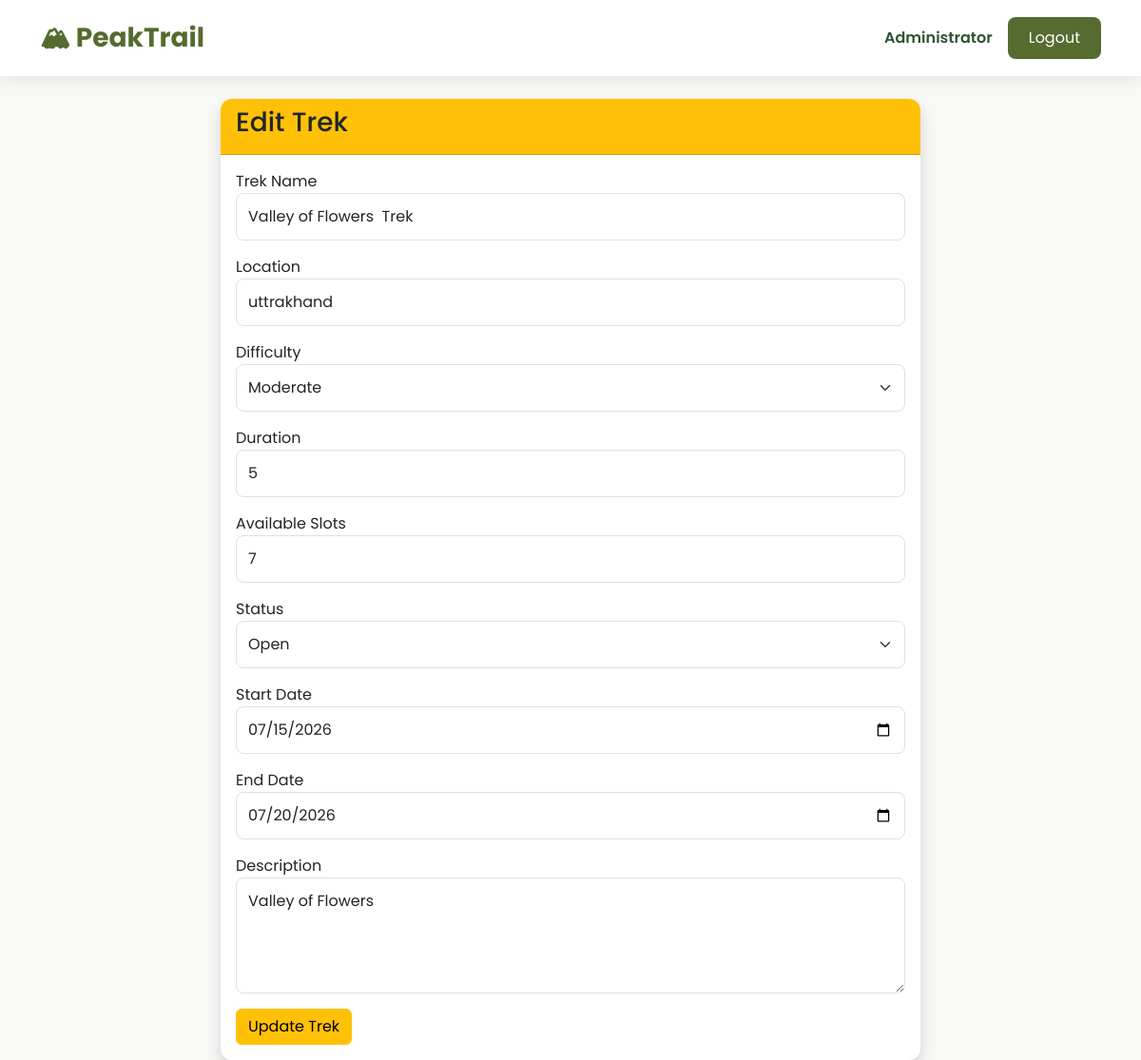
/admin/edit-trek/1 (signed in), run on an earlier commit of the app's database.
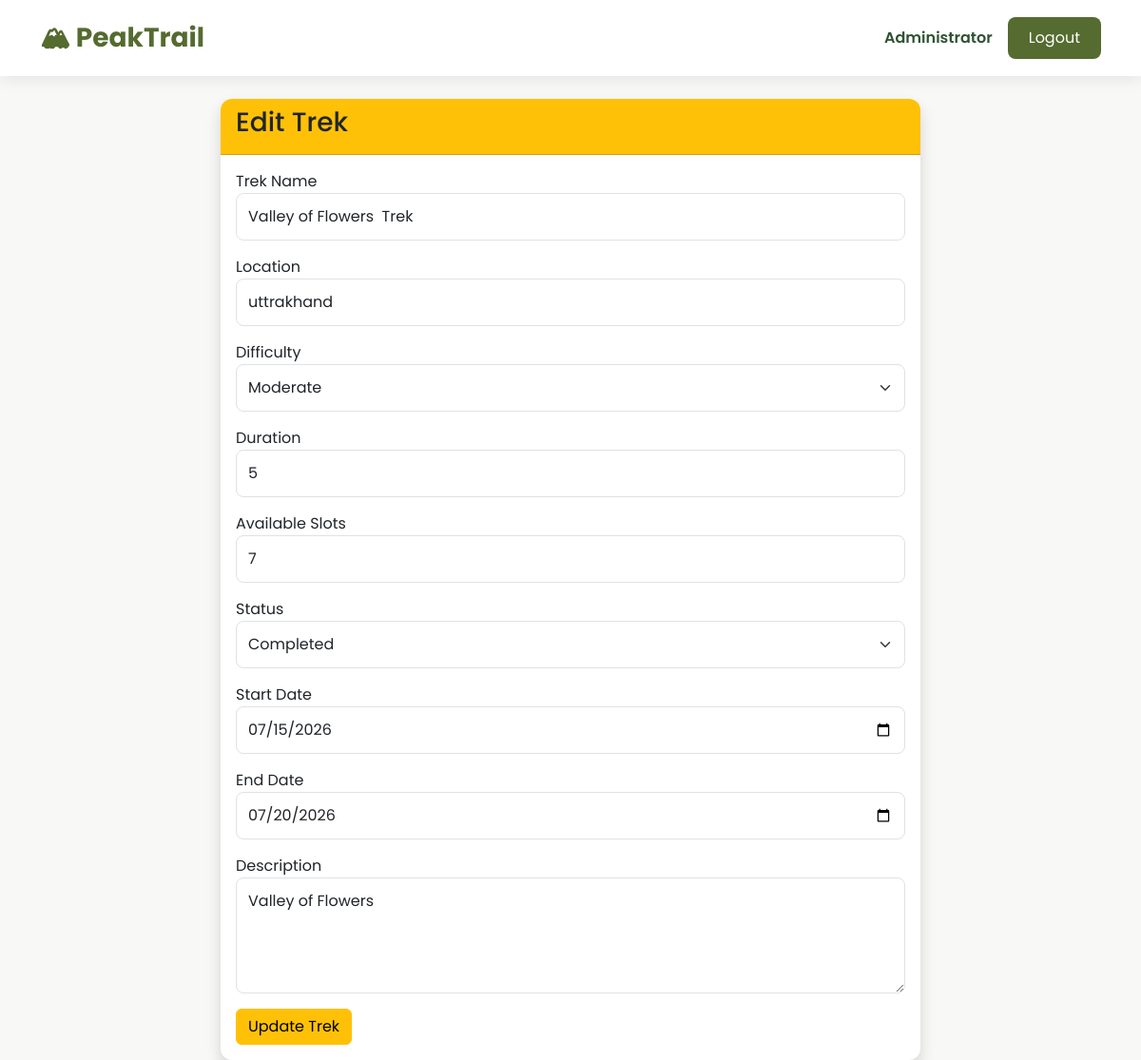
And on a later commit of the database.
### models/trek.py (models this page shows, shortened)
class Trek(db.Model):
    __tablename__ = "treks"
    id = db.Column(db.Integer, primary_key=True)
    trek_name = db.Column(db.String(100), nullable=False)
    location = db.Column(db.String(100), nullable=False)
    image_url = db.Column(db.String(500))
    price = db.Column(
        db.Float,
        nullable=False,
        default=0
    )
    difficulty = db.Column(db.String(20), nullable=False)
    duration = db.Column(db.Integer, nullable=False)
    available_slots = db.Column(db.Integer, nullable=False)
    description = db.Column(db.Text)
    start_date = db.Column(db.Date, nullable=False)
    end_date = db.Column(db.Date, nullable=False)
    status = db.Column(
        db.String(20),
        default="Open"
    )
    assigned_staff_id = db.Column(
        db.Integer,
        db.ForeignKey("staff_profiles.id"),
        nullable=True
    )
    bookings = db.relationship(
        "Booking",
        backref="trek",
        lazy=True
    )

### routes/admin.py (the view, shortened to what this page needs)
@admin.route("/admin/edit-trek/<int:trek_id>", methods=["GET", "POST"])
@login_required
def edit_trek(trek_id):
    if not _admin_required():
        return redirect(url_for("home"))
    trek = Trek.query.get_or_404(trek_id)
    return render_template("admin/edit_trek.html", trek=trek)

### app.py (called while the page is built)
@login_manager.user_loader
def load_user(user_id):
    return User.query.get(int(user_id))

### routes/admin.py (called while the page is built)
def _admin_required():
    if current_user.role != "admin":
        flash("Access Denied!", "danger")
        return False
    return True

### templates/admin/edit_trek.html (shortened to what this page needs)
{% extends "base.html" %}
{% block content %}
<div class="row justify-content-center">
<div class="col-md-8">
<div class="card shadow">
<div class="card-header bg-warning">
<h3>Edit Trek</h3>
</div>
<div class="card-body">
<form method="POST">
<div class="mb-3">
<label>Trek Name</label>
<input
type="text"
class="form-control"
name="name"
value="{{ trek.trek_name }}"
required>
</div>
<div class="mb-3">
<label>Location</label>
<input
type="text"
class="form-control"
name="location"
value="{{ trek.location }}"
required>
</div>
<div class="mb-3">
<label>Difficulty</label>
<select
class="form-select"
name="difficulty">
<option {% if trek.difficulty=="Moderate" %}selected{% endif %}>Moderate</option>
</select>
</div>
<div class="mb-3">
<label>Duration</label>
<input
type="number"
class="form-control"
name="duration"
value="{{ trek.duration }}"
required>
</div>
<div class="mb-3">
<label>Available Slots</label>
<input
type="number"
class="form-control"
name="slots"
value="{{ trek.available_slots }}"
required>
</div>
<div class="mb-3">
<label>Status</label>
<select
class="form-select"
name="status">
<option {% if trek.status=="Open" %}selected{% endif %}>Open</option>
<option {% if trek.status=="Completed" %}selected{% endif %}>Completed</option>
</select>
</div>
<div class="mb-3">
<label>Start Date</label>
<input
type="date"
class="form-control"
name="start_date"
value="{{ trek.start_date }}"
required>
</div>
<div class="mb-3">
<label>End Date</label>
<input
type="date"
class="form-control"
name="end_date"
value="{{ trek.end_date }}"
required>
</div>
<div class="mb-3">
<label>Description</label>
<textarea
class="form-control"
name="description"
rows="4">{{ trek.description }}</textarea>
</div>
<button
class="btn btn-warning">
Update Trek
</button>
</form>
</div>
</div>
</div>
</div>
{% endblock %}

What changed in the data, as far as the page shows it:
changed Trek "Valley of Flowers Trek": status "Open" → "Completed"
